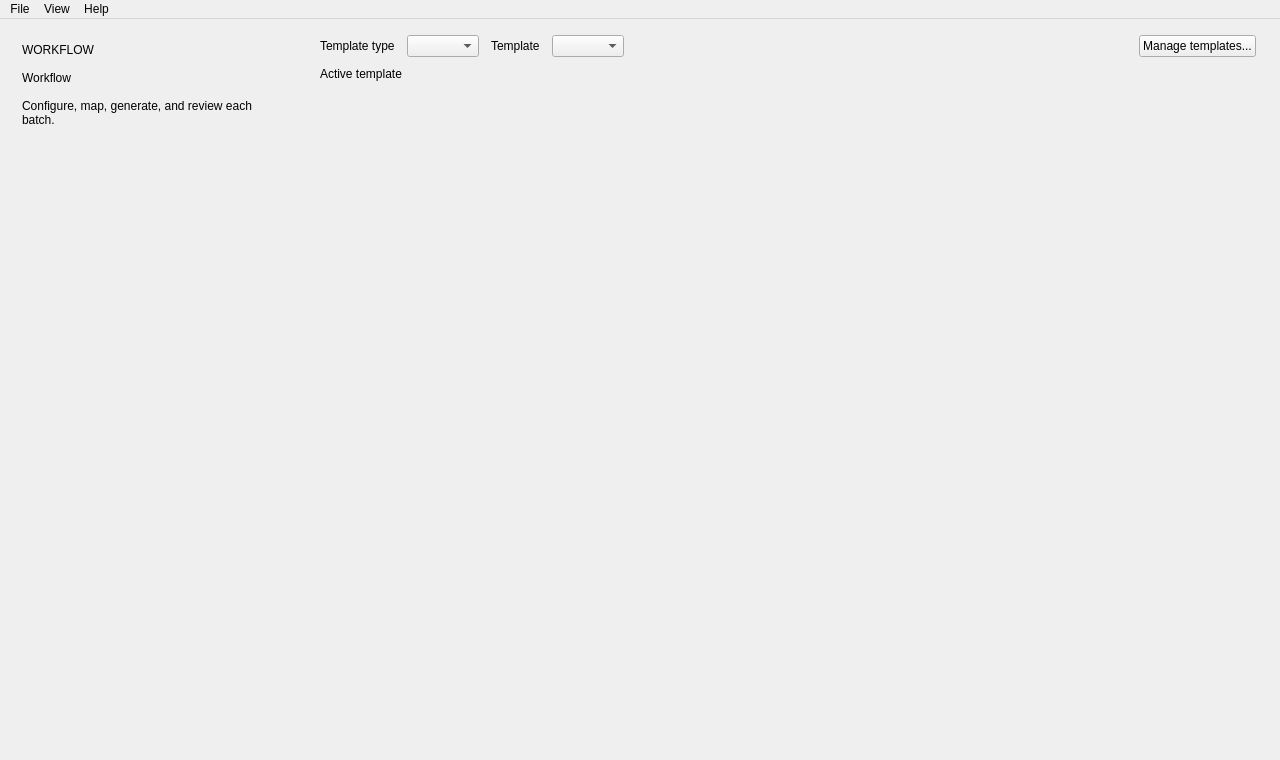
<?xml version="1.0" encoding="UTF-8"?>
<ui version="4.0">
 <class>MainWindow</class>
 <widget class="QMainWindow" name="MainWindow">
  <property name="geometry">
   <rect>
    <x>0</x>
    <y>0</y>
    <width>1280</width>
    <height>760</height>
   </rect>
  </property>
  <property name="windowTitle">
   <string>Document Mapper</string>
  </property>
  <widget class="QWidget" name="windowRoot">
   <layout class="QHBoxLayout" name="rootLayout">
    <property name="spacing">
     <number>0</number>
    </property>
    <property name="leftMargin">
     <number>0</number>
    </property>
    <property name="topMargin">
     <number>0</number>
    </property>
    <property name="rightMargin">
     <number>0</number>
    </property>
    <property name="bottomMargin">
     <number>0</number>
    </property>
    <item>
     <widget class="QScrollArea" name="workflowSidebarScroll">
      <property name="minimumSize">
       <size>
        <width>296</width>
        <height>0</height>
       </size>
      </property>
      <property name="maximumSize">
       <size>
        <width>296</width>
        <height>16777215</height>
       </size>
      </property>
      <property name="frameShape">
       <enum>QFrame::NoFrame</enum>
      </property>
      <property name="horizontalScrollBarPolicy">
       <enum>Qt::ScrollBarAlwaysOff</enum>
      </property>
      <property name="widgetResizable">
       <bool>true</bool>
      </property>
      <widget class="QFrame" name="workflowSidebar">
       <property name="frameShape">
        <enum>QFrame::NoFrame</enum>
       </property>
       <layout class="QVBoxLayout" name="sidebarLayout">
        <property name="spacing">
         <number>14</number>
        </property>
        <property name="leftMargin">
         <number>22</number>
        </property>
        <property name="topMargin">
         <number>24</number>
        </property>
        <property name="rightMargin">
         <number>22</number>
        </property>
        <property name="bottomMargin">
         <number>24</number>
        </property>
        <item>
         <widget class="QLabel" name="sidebarEyebrow">
          <property name="text">
           <string>WORKFLOW</string>
          </property>
         </widget>
        </item>
        <item>
         <widget class="QLabel" name="sidebarTitle">
          <property name="text">
           <string>Workflow</string>
          </property>
         </widget>
        </item>
        <item>
         <widget class="QLabel" name="sidebarSubtitle">
          <property name="text">
           <string>Configure, map, generate, and review each batch.</string>
          </property>
          <property name="wordWrap">
           <bool>true</bool>
          </property>
         </widget>
        </item>
        <item>
         <widget class="QWidget" name="stageCardsContainer" native="true">
          <layout class="QVBoxLayout" name="stageCardsLayout">
           <property name="spacing">
            <number>14</number>
           </property>
           <property name="leftMargin">
            <number>0</number>
           </property>
           <property name="topMargin">
            <number>0</number>
           </property>
           <property name="rightMargin">
            <number>0</number>
           </property>
           <property name="bottomMargin">
            <number>0</number>
           </property>
          </layout>
         </widget>
        </item>
        <item>
         <spacer name="sidebarSpacer">
          <property name="orientation">
           <enum>Qt::Vertical</enum>
          </property>
          <property name="sizeHint" stdset="0">
           <size>
            <width>20</width>
            <height>40</height>
           </size>
          </property>
         </spacer>
        </item>
       </layout>
      </widget>
     </widget>
    </item>
    <item>
     <widget class="QWidget" name="contentRoot" native="true">
      <layout class="QVBoxLayout" name="contentLayout">
       <property name="spacing">
        <number>0</number>
       </property>
       <property name="leftMargin">
        <number>0</number>
       </property>
       <property name="topMargin">
        <number>0</number>
       </property>
       <property name="rightMargin">
        <number>0</number>
       </property>
       <property name="bottomMargin">
        <number>0</number>
       </property>
       <item>
        <widget class="QFrame" name="templateToolbar">
         <layout class="QVBoxLayout" name="templateToolbarLayout">
          <property name="spacing">
           <number>10</number>
          </property>
          <property name="leftMargin">
           <number>24</number>
          </property>
          <property name="topMargin">
           <number>16</number>
          </property>
          <property name="rightMargin">
           <number>24</number>
          </property>
          <property name="bottomMargin">
           <number>14</number>
          </property>
          <item>
           <layout class="QHBoxLayout" name="templateToolbarRow">
            <property name="spacing">
             <number>12</number>
            </property>
            <item>
             <widget class="QLabel" name="templateTypeLabel">
              <property name="text">
               <string>Template type</string>
              </property>
             </widget>
            </item>
            <item>
             <widget class="ClickSelectComboBox" name="templateTypeCombo"/>
            </item>
            <item>
             <widget class="QLabel" name="templateLabel">
              <property name="text">
               <string>Template</string>
              </property>
             </widget>
            </item>
            <item>
             <widget class="ClickSelectComboBox" name="templateCombo"/>
            </item>
            <item>
             <spacer name="toolbarStretch">
              <property name="orientation">
               <enum>Qt::Horizontal</enum>
              </property>
              <property name="sizeHint" stdset="0">
               <size>
                <width>40</width>
                <height>20</height>
               </size>
              </property>
             </spacer>
            </item>
            <item>
             <widget class="QPushButton" name="manageTemplatesButton">
              <property name="text">
               <string>Manage templates...</string>
              </property>
             </widget>
            </item>
           </layout>
          </item>
          <item>
           <widget class="QLabel" name="templateToolbarStatus">
            <property name="text">
             <string>Active template</string>
            </property>
            <property name="wordWrap">
             <bool>true</bool>
            </property>
           </widget>
          </item>
         </layout>
        </widget>
       </item>
       <item>
        <widget class="QStackedWidget" name="stageManager">
         <property name="minimumSize">
          <size>
           <width>860</width>
           <height>0</height>
          </size>
         </property>
        </widget>
       </item>
      </layout>
     </widget>
    </item>
   </layout>
  </widget>
  <widget class="QMenuBar" name="menuBar">
   <property name="geometry">
    <rect>
     <x>0</x>
     <y>0</y>
     <width>1280</width>
     <height>22</height>
    </rect>
   </property>
   <widget class="QMenu" name="menuFile">
    <property name="title">
     <string>File</string>
    </property>
    <addaction name="actionOpenProject"/>
    <addaction name="actionSaveProject"/>
    <addaction name="separator"/>
    <addaction name="actionExit"/>
   </widget>
   <widget class="QMenu" name="menuLanguage">
    <property name="title">
     <string>Language</string>
    </property>
    <addaction name="actionLanguageEn"/>
    <addaction name="actionLanguageIt"/>
   </widget>
   <widget class="QMenu" name="menuView">
    <property name="title">
     <string>View</string>
    </property>
    <addaction name="menuLanguage"/>
    <addaction name="actionToggleTheme"/>
   </widget>
   <widget class="QMenu" name="menuHelp">
    <property name="title">
     <string>Help</string>
    </property>
    <addaction name="actionAbout"/>
   </widget>
   <addaction name="menuFile"/>
   <addaction name="menuView"/>
   <addaction name="menuHelp"/>
  </widget>
  <action name="actionOpenProject">
   <property name="text">
    <string>Open project</string>
   </property>
  </action>
  <action name="actionSaveProject">
   <property name="text">
    <string>Save project</string>
   </property>
  </action>
  <action name="actionExit">
   <property name="text">
    <string>Exit</string>
   </property>
  </action>
  <action name="actionToggleTheme">
   <property name="text">
    <string>Toggle theme</string>
   </property>
  </action>
  <action name="actionAbout">
   <property name="text">
    <string>About</string>
   </property>
  </action>
  <action name="actionLanguageEn">
   <property name="text">
    <string>English</string>
   </property>
   <property name="checkable">
    <bool>true</bool>
   </property>
  </action>
  <action name="actionLanguageIt">
   <property name="text">
    <string>Italiano</string>
   </property>
   <property name="checkable">
    <bool>true</bool>
   </property>
  </action>
 </widget>
 <customwidgets>
  <customwidget>
   <class>ClickSelectComboBox</class>
   <extends>QComboBox</extends>
   <header>gui.ui.elements.combo_box</header>
  </customwidget>
 </customwidgets>
 <resources/>
 <connections/>
</ui>
